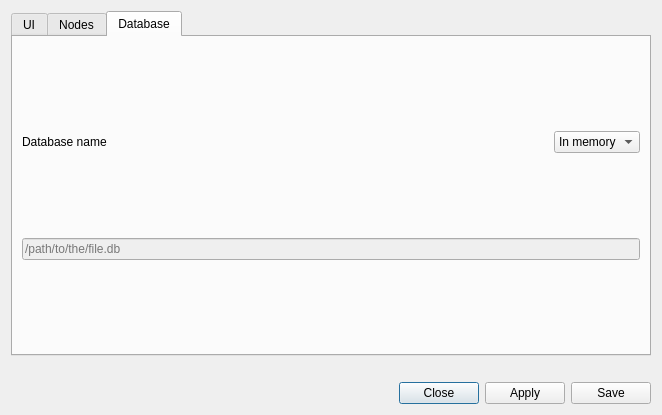
<?xml version="1.0" encoding="UTF-8"?>
<ui version="4.0">
 <class>PreferencesDialog</class>
 <widget class="QDialog" name="PreferencesDialog">
  <property name="geometry">
   <rect>
    <x>0</x>
    <y>0</y>
    <width>662</width>
    <height>415</height>
   </rect>
  </property>
  <property name="windowTitle">
   <string>Preferences</string>
  </property>
  <layout class="QGridLayout" name="gridLayout">
   <item row="0" column="0">
    <widget class="QTabWidget" name="tabWidget">
     <property name="sizePolicy">
      <sizepolicy hsizetype="Expanding" vsizetype="Expanding">
       <horstretch>0</horstretch>
       <verstretch>0</verstretch>
      </sizepolicy>
     </property>
     <property name="tabPosition">
      <enum>QTabWidget::North</enum>
     </property>
     <property name="currentIndex">
      <number>2</number>
     </property>
     <property name="documentMode">
      <bool>false</bool>
     </property>
     <widget class="QWidget" name="tab">
      <property name="sizePolicy">
       <sizepolicy hsizetype="Preferred" vsizetype="Preferred">
        <horstretch>0</horstretch>
        <verstretch>0</verstretch>
       </sizepolicy>
      </property>
      <attribute name="title">
       <string>UI</string>
      </attribute>
      <layout class="QGridLayout" name="gridLayout_2">
       <item row="1" column="0">
        <widget class="QLabel" name="label">
         <property name="sizePolicy">
          <sizepolicy hsizetype="Maximum" vsizetype="Preferred">
           <horstretch>0</horstretch>
           <verstretch>0</verstretch>
          </sizepolicy>
         </property>
         <property name="toolTip">
          <string>&lt;html&gt;&lt;head/&gt;&lt;body&gt;&lt;p&gt;This timeout is the countdown you see when a pop-up dialog is shown.&lt;/p&gt;&lt;/body&gt;&lt;/html&gt;</string>
         </property>
         <property name="text">
          <string>Default timeout</string>
         </property>
        </widget>
       </item>
       <item row="3" column="0">
        <widget class="QLabel" name="label_3">
         <property name="toolTip">
          <string>Pop-up default duration</string>
         </property>
         <property name="text">
          <string>Default duration</string>
         </property>
        </widget>
       </item>
       <item row="2" column="0">
        <widget class="QLabel" name="label_2">
         <property name="toolTip">
          <string>Pop-up default action</string>
         </property>
         <property name="text">
          <string>Default action</string>
         </property>
        </widget>
       </item>
       <item row="4" column="0">
        <widget class="QLabel" name="label_5">
         <property name="sizePolicy">
          <sizepolicy hsizetype="Preferred" vsizetype="Fixed">
           <horstretch>0</horstretch>
           <verstretch>0</verstretch>
          </sizepolicy>
         </property>
         <property name="text">
          <string>Default target</string>
         </property>
        </widget>
       </item>
       <item row="1" column="3">
        <widget class="QSpinBox" name="spinUITimeout">
         <property name="sizePolicy">
          <sizepolicy hsizetype="Maximum" vsizetype="Fixed">
           <horstretch>0</horstretch>
           <verstretch>0</verstretch>
          </sizepolicy>
         </property>
         <property name="alignment">
          <set>Qt::AlignCenter</set>
         </property>
         <property name="value">
          <number>15</number>
         </property>
        </widget>
       </item>
       <item row="5" column="3">
        <widget class="QComboBox" name="comboUIDialogPos">
         <property name="enabled">
          <bool>false</bool>
         </property>
         <item>
          <property name="text">
           <string>center</string>
          </property>
         </item>
         <item>
          <property name="text">
           <string>top right</string>
          </property>
         </item>
         <item>
          <property name="text">
           <string>bottom right</string>
          </property>
         </item>
         <item>
          <property name="text">
           <string>top left</string>
          </property>
         </item>
         <item>
          <property name="text">
           <string>bottom left</string>
          </property>
         </item>
        </widget>
       </item>
       <item row="6" column="0">
        <spacer name="horizontalSpacer">
         <property name="orientation">
          <enum>Qt::Horizontal</enum>
         </property>
         <property name="sizeType">
          <enum>QSizePolicy::Expanding</enum>
         </property>
         <property name="sizeHint" stdset="0">
          <size>
           <width>0</width>
           <height>0</height>
          </size>
         </property>
        </spacer>
       </item>
       <item row="5" column="0">
        <widget class="QLabel" name="label_4">
         <property name="sizePolicy">
          <sizepolicy hsizetype="Minimum" vsizetype="Fixed">
           <horstretch>0</horstretch>
           <verstretch>0</verstretch>
          </sizepolicy>
         </property>
         <property name="text">
          <string>Prompt dialog default position on screen</string>
         </property>
        </widget>
       </item>
       <item row="4" column="3">
        <widget class="QComboBox" name="comboUITarget">
         <item>
          <property name="text">
           <string>by executable</string>
          </property>
         </item>
         <item>
          <property name="text">
           <string>by command line</string>
          </property>
         </item>
         <item>
          <property name="text">
           <string>by destination port</string>
          </property>
         </item>
         <item>
          <property name="text">
           <string>by destination ip</string>
          </property>
         </item>
         <item>
          <property name="text">
           <string>by user id</string>
          </property>
         </item>
        </widget>
       </item>
       <item row="3" column="3">
        <widget class="QComboBox" name="comboUIDuration">
         <property name="sizePolicy">
          <sizepolicy hsizetype="Preferred" vsizetype="Fixed">
           <horstretch>0</horstretch>
           <verstretch>0</verstretch>
          </sizepolicy>
         </property>
         <item>
          <property name="text">
           <string>once</string>
          </property>
         </item>
         <item>
          <property name="text">
           <string>30s</string>
          </property>
         </item>
         <item>
          <property name="text">
           <string>5m</string>
          </property>
         </item>
         <item>
          <property name="text">
           <string>15m</string>
          </property>
         </item>
         <item>
          <property name="text">
           <string>30m</string>
          </property>
         </item>
         <item>
          <property name="text">
           <string>1h</string>
          </property>
         </item>
         <item>
          <property name="text">
           <string>until reboot</string>
          </property>
         </item>
         <item>
          <property name="text">
           <string>forever</string>
          </property>
         </item>
        </widget>
       </item>
       <item row="2" column="3">
        <widget class="QComboBox" name="comboUIAction">
         <property name="sizePolicy">
          <sizepolicy hsizetype="Preferred" vsizetype="Fixed">
           <horstretch>0</horstretch>
           <verstretch>0</verstretch>
          </sizepolicy>
         </property>
         <item>
          <property name="text">
           <string>deny</string>
          </property>
          <property name="icon">
           <iconset theme="emblem-important">
            <normaloff>../../../../../../../../../../../../../../../../../../../../../../../../../../../../../../../../../../../../../../.designer/backup</normaloff>../../../../../../../../../../../../../../../../../../../../../../../../../../../../../../../../../../../../../../.designer/backup</iconset>
          </property>
         </item>
         <item>
          <property name="text">
           <string>allow</string>
          </property>
          <property name="icon">
           <iconset theme="emblem-default">
            <normaloff>../../../../../../../../../../../../../../../../../../../../../../../../../../../../../../../../../../../../../../.designer/backup</normaloff>../../../../../../../../../../../../../../../../../../../../../../../../../../../../../../../../../../../../../../.designer/backup</iconset>
          </property>
         </item>
        </widget>
       </item>
       <item row="0" column="0">
        <widget class="QLabel" name="label_16">
         <property name="text">
          <string>Disable pop-ups, only display an alert</string>
         </property>
        </widget>
       </item>
       <item row="0" column="3">
        <widget class="QCheckBox" name="popupsCheck">
         <property name="text">
          <string/>
         </property>
        </widget>
       </item>
      </layout>
     </widget>
     <widget class="QWidget" name="tab_3">
      <attribute name="title">
       <string>Nodes</string>
      </attribute>
      <layout class="QGridLayout" name="gridLayout_4">
       <item row="9" column="0">
        <widget class="QLabel" name="label_13">
         <property name="text">
          <string>Process monitor method</string>
         </property>
        </widget>
       </item>
       <item row="7" column="0">
        <widget class="QLabel" name="label_11">
         <property name="toolTip">
          <string>&lt;html&gt;&lt;head/&gt;&lt;body&gt;&lt;p&gt;The default duration will take place when there's no UI connected.&lt;/p&gt;&lt;/body&gt;&lt;/html&gt;</string>
         </property>
         <property name="text">
          <string>Default duration</string>
         </property>
        </widget>
       </item>
       <item row="4" column="0">
        <widget class="QLabel" name="label_15">
         <property name="toolTip">
          <string>&lt;html&gt;&lt;head/&gt;&lt;body&gt;&lt;p&gt;Address of the node.&lt;/p&gt;&lt;p&gt;Default: unix:///tmp/osui.sock (unix:// is mandatory if it's a Unix socket)&lt;/p&gt;&lt;p&gt;It can also be an IP address with the port: 127.0.0.1:50051&lt;/p&gt;&lt;/body&gt;&lt;/html&gt;</string>
         </property>
         <property name="text">
          <string>Address</string>
         </property>
        </widget>
       </item>
       <item row="10" column="0">
        <widget class="QLabel" name="label_14">
         <property name="text">
          <string>Default log level</string>
         </property>
        </widget>
       </item>
       <item row="0" column="0">
        <widget class="QComboBox" name="comboNodes">
         <property name="sizePolicy">
          <sizepolicy hsizetype="Preferred" vsizetype="Fixed">
           <horstretch>0</horstretch>
           <verstretch>0</verstretch>
          </sizepolicy>
         </property>
        </widget>
       </item>
       <item row="2" column="0">
        <widget class="QLabel" name="label_9">
         <property name="sizePolicy">
          <sizepolicy hsizetype="Preferred" vsizetype="Preferred">
           <horstretch>0</horstretch>
           <verstretch>0</verstretch>
          </sizepolicy>
         </property>
         <property name="text">
          <string>Version</string>
         </property>
        </widget>
       </item>
       <item row="6" column="0">
        <widget class="QLabel" name="label_10">
         <property name="toolTip">
          <string>&lt;html&gt;&lt;head/&gt;&lt;body&gt;&lt;p&gt;The default action will take place when there's no UI connected.&lt;/p&gt;&lt;/body&gt;&lt;/html&gt;</string>
         </property>
         <property name="text">
          <string>Default action</string>
         </property>
        </widget>
       </item>
       <item row="2" column="2">
        <widget class="QLabel" name="labelNodeVersion">
         <property name="text">
          <string/>
         </property>
        </widget>
       </item>
       <item row="9" column="2">
        <widget class="QComboBox" name="comboNodeMonitorMethod">
         <item>
          <property name="text">
           <string>proc</string>
          </property>
         </item>
         <item>
          <property name="text">
           <string>audit</string>
          </property>
         </item>
         <item>
          <property name="text">
           <string>ftrace</string>
          </property>
         </item>
        </widget>
       </item>
       <item row="11" column="0">
        <spacer name="horizontalSpacer_5">
         <property name="orientation">
          <enum>Qt::Horizontal</enum>
         </property>
         <property name="sizeType">
          <enum>QSizePolicy::Preferred</enum>
         </property>
         <property name="sizeHint" stdset="0">
          <size>
           <width>60</width>
           <height>20</height>
          </size>
         </property>
        </spacer>
       </item>
       <item row="6" column="2">
        <widget class="QComboBox" name="comboNodeAction">
         <property name="editable">
          <bool>false</bool>
         </property>
         <item>
          <property name="text">
           <string>deny</string>
          </property>
          <property name="icon">
           <iconset theme="emblem-important">
            <normaloff>../../../../../../../../../../../../../../../../../../../../../../../../../../../../../../../../../../../../../../.designer/backup</normaloff>../../../../../../../../../../../../../../../../../../../../../../../../../../../../../../../../../../../../../../.designer/backup</iconset>
          </property>
         </item>
         <item>
          <property name="text">
           <string>allow</string>
          </property>
          <property name="icon">
           <iconset theme="emblem-default">
            <normaloff>../../../../../../../../../../../../../../../../../../../../../../../../../../../../../../../../../../../../../../.designer/backup</normaloff>../../../../../../../../../../../../../../../../../../../../../../../../../../../../../../../../../../../../../../.designer/backup</iconset>
          </property>
         </item>
        </widget>
       </item>
       <item row="5" column="0">
        <widget class="QLabel" name="label_7">
         <property name="toolTip">
          <string>&lt;html&gt;&lt;head/&gt;&lt;body&gt;&lt;p&gt;Log file to write logs.&lt;br/&gt;&lt;/p&gt;&lt;p&gt;/dev/stdout will print logs to the standard output.&lt;/p&gt;&lt;/body&gt;&lt;/html&gt;</string>
         </property>
         <property name="text">
          <string>Log file</string>
         </property>
        </widget>
       </item>
       <item row="10" column="2">
        <widget class="QComboBox" name="comboNodeLogLevel">
         <item>
          <property name="text">
           <string>DEBUG</string>
          </property>
         </item>
         <item>
          <property name="text">
           <string>INFO</string>
          </property>
         </item>
         <item>
          <property name="text">
           <string>IMPORTANT</string>
          </property>
         </item>
         <item>
          <property name="text">
           <string>WARNING</string>
          </property>
         </item>
         <item>
          <property name="text">
           <string>ERROR</string>
          </property>
         </item>
         <item>
          <property name="text">
           <string>FATAL</string>
          </property>
         </item>
        </widget>
       </item>
       <item row="8" column="0">
        <widget class="QLabel" name="label_12">
         <property name="toolTip">
          <string>&lt;html&gt;&lt;head/&gt;&lt;body&gt;&lt;p&gt;If checked, opensnitch will prompt you to allow or deny connections that don't have an asocciated PID, due to several reasons.&lt;/p&gt;&lt;p&gt;The pop-up dialog will only contain information about the network connection.&lt;/p&gt;&lt;/body&gt;&lt;/html&gt;</string>
         </property>
         <property name="text">
          <string>Intercept Unknown Connections</string>
         </property>
        </widget>
       </item>
       <item row="1" column="2">
        <widget class="QLabel" name="labelNodeName">
         <property name="text">
          <string/>
         </property>
        </widget>
       </item>
       <item row="1" column="0">
        <widget class="QLabel" name="label_8">
         <property name="text">
          <string>HostName</string>
         </property>
        </widget>
       </item>
       <item row="4" column="2">
        <widget class="QComboBox" name="comboNodeAddress">
         <property name="editable">
          <bool>true</bool>
         </property>
         <item>
          <property name="text">
           <string>unix:///tmp/osui.sock</string>
          </property>
         </item>
        </widget>
       </item>
       <item row="7" column="2">
        <widget class="QComboBox" name="comboNodeDuration">
         <item>
          <property name="text">
           <string>once</string>
          </property>
         </item>
         <item>
          <property name="text">
           <string>until restart</string>
          </property>
         </item>
         <item>
          <property name="text">
           <string>always</string>
          </property>
         </item>
        </widget>
       </item>
       <item row="5" column="2">
        <widget class="QComboBox" name="comboNodeLogFile">
         <property name="editable">
          <bool>true</bool>
         </property>
         <item>
          <property name="text">
           <string>/var/log/opensnitchd.log</string>
          </property>
         </item>
         <item>
          <property name="text">
           <string>/dev/stdout</string>
          </property>
         </item>
        </widget>
       </item>
       <item row="0" column="2">
        <widget class="QCheckBox" name="checkApplyToNodes">
         <property name="sizePolicy">
          <sizepolicy hsizetype="Fixed" vsizetype="Fixed">
           <horstretch>0</horstretch>
           <verstretch>0</verstretch>
          </sizepolicy>
         </property>
         <property name="text">
          <string>Apply configuration to all nodes</string>
         </property>
        </widget>
       </item>
       <item row="8" column="2">
        <widget class="QCheckBox" name="checkInterceptUnknown">
         <property name="text">
          <string/>
         </property>
        </widget>
       </item>
       <item row="0" column="1">
        <spacer name="horizontalSpacer_3">
         <property name="orientation">
          <enum>Qt::Horizontal</enum>
         </property>
         <property name="sizeType">
          <enum>QSizePolicy::Preferred</enum>
         </property>
         <property name="sizeHint" stdset="0">
          <size>
           <width>40</width>
           <height>20</height>
          </size>
         </property>
        </spacer>
       </item>
       <item row="3" column="0" colspan="3">
        <widget class="Line" name="line">
         <property name="orientation">
          <enum>Qt::Horizontal</enum>
         </property>
        </widget>
       </item>
      </layout>
     </widget>
     <widget class="QWidget" name="tab_2">
      <attribute name="title">
       <string>Database</string>
      </attribute>
      <layout class="QGridLayout" name="gridLayout_3" rowstretch="0,0">
       <property name="sizeConstraint">
        <enum>QLayout::SetDefaultConstraint</enum>
       </property>
       <property name="leftMargin">
        <number>9</number>
       </property>
       <property name="verticalSpacing">
        <number>0</number>
       </property>
       <item row="0" column="2">
        <spacer name="horizontalSpacer_2">
         <property name="orientation">
          <enum>Qt::Horizontal</enum>
         </property>
         <property name="sizeHint" stdset="0">
          <size>
           <width>40</width>
           <height>20</height>
          </size>
         </property>
        </spacer>
       </item>
       <item row="0" column="0">
        <widget class="QLabel" name="label_6">
         <property name="sizePolicy">
          <sizepolicy hsizetype="Maximum" vsizetype="Preferred">
           <horstretch>0</horstretch>
           <verstretch>0</verstretch>
          </sizepolicy>
         </property>
         <property name="text">
          <string>Database name</string>
         </property>
        </widget>
       </item>
       <item row="0" column="3">
        <widget class="QComboBox" name="comboDBType">
         <property name="enabled">
          <bool>true</bool>
         </property>
         <property name="sizePolicy">
          <sizepolicy hsizetype="Minimum" vsizetype="Fixed">
           <horstretch>0</horstretch>
           <verstretch>0</verstretch>
          </sizepolicy>
         </property>
         <item>
          <property name="text">
           <string>In memory</string>
          </property>
         </item>
         <item>
          <property name="text">
           <string>File</string>
          </property>
         </item>
        </widget>
       </item>
       <item row="1" column="0" colspan="4">
        <widget class="QLineEdit" name="lineFileDB">
         <property name="enabled">
          <bool>false</bool>
         </property>
         <property name="sizePolicy">
          <sizepolicy hsizetype="Expanding" vsizetype="Fixed">
           <horstretch>0</horstretch>
           <verstretch>0</verstretch>
          </sizepolicy>
         </property>
         <property name="placeholderText">
          <string>/path/to/the/file.db</string>
         </property>
        </widget>
       </item>
      </layout>
     </widget>
    </widget>
   </item>
   <item row="2" column="0">
    <layout class="QHBoxLayout" name="horizontalLayout">
     <item>
      <spacer name="horizontalSpacer_4">
       <property name="orientation">
        <enum>Qt::Horizontal</enum>
       </property>
       <property name="sizeHint" stdset="0">
        <size>
         <width>40</width>
         <height>20</height>
        </size>
       </property>
      </spacer>
     </item>
     <item>
      <widget class="QPushButton" name="cancelButton">
       <property name="text">
        <string>Close</string>
       </property>
       <property name="icon">
        <iconset theme="window-close">
         <normaloff>../../../../../../../../../../../../../../../../../../../../../../../../../../../../../../../../../../../../../../.designer/backup</normaloff>../../../../../../../../../../../../../../../../../../../../../../../../../../../../../../../../../../../../../../.designer/backup</iconset>
       </property>
      </widget>
     </item>
     <item>
      <widget class="QPushButton" name="applyButton">
       <property name="text">
        <string>Apply</string>
       </property>
       <property name="icon">
        <iconset theme="document-save">
         <normaloff>.</normaloff>.</iconset>
       </property>
      </widget>
     </item>
     <item>
      <widget class="QPushButton" name="acceptButton">
       <property name="text">
        <string>Save</string>
       </property>
       <property name="icon">
        <iconset theme="emblem-default">
         <normaloff>../../../../../../../../../../../../../../../../../../../../../../../../../../../../../../../../../../../../../../.designer/backup</normaloff>../../../../../../../../../../../../../../../../../../../../../../../../../../../../../../../../../../../../../../.designer/backup</iconset>
       </property>
      </widget>
     </item>
    </layout>
   </item>
   <item row="1" column="0">
    <widget class="QLabel" name="statusLabel">
     <property name="text">
      <string/>
     </property>
    </widget>
   </item>
  </layout>
 </widget>
 <resources/>
 <connections/>
</ui>
